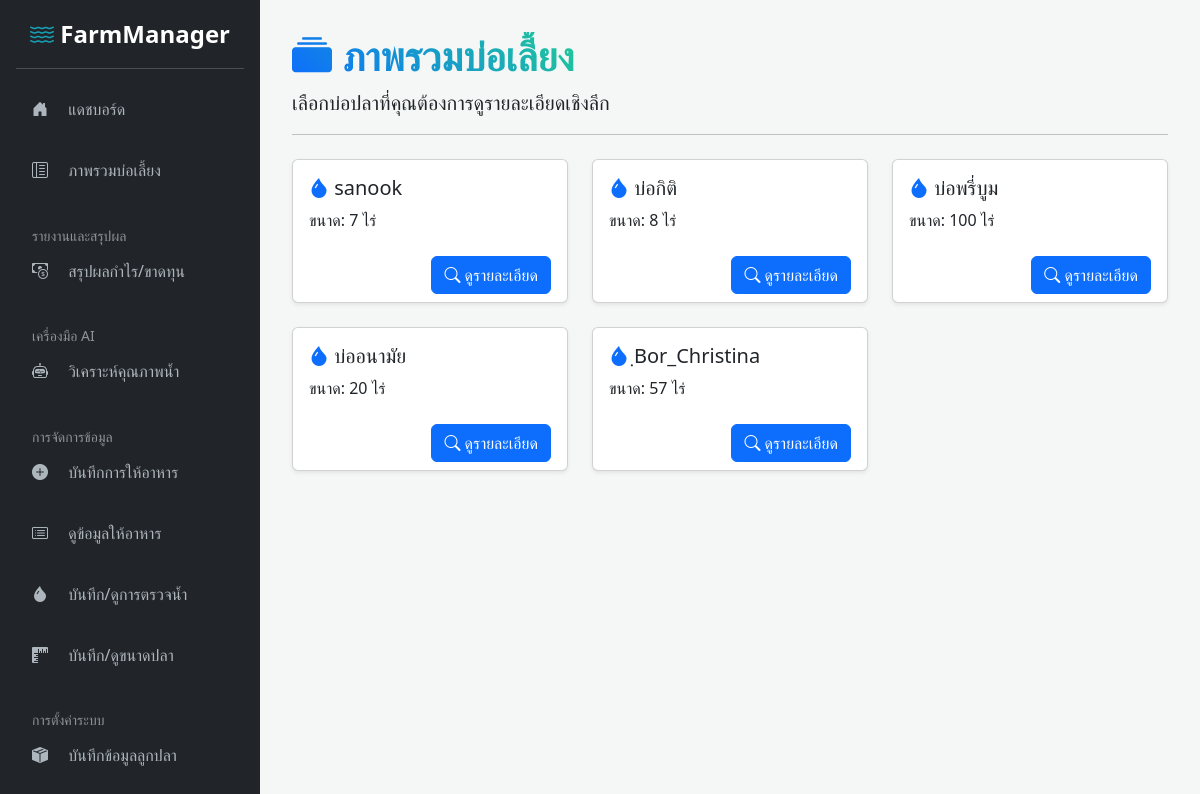
Page /view_ponds.php (signed in) on the earlier database version.
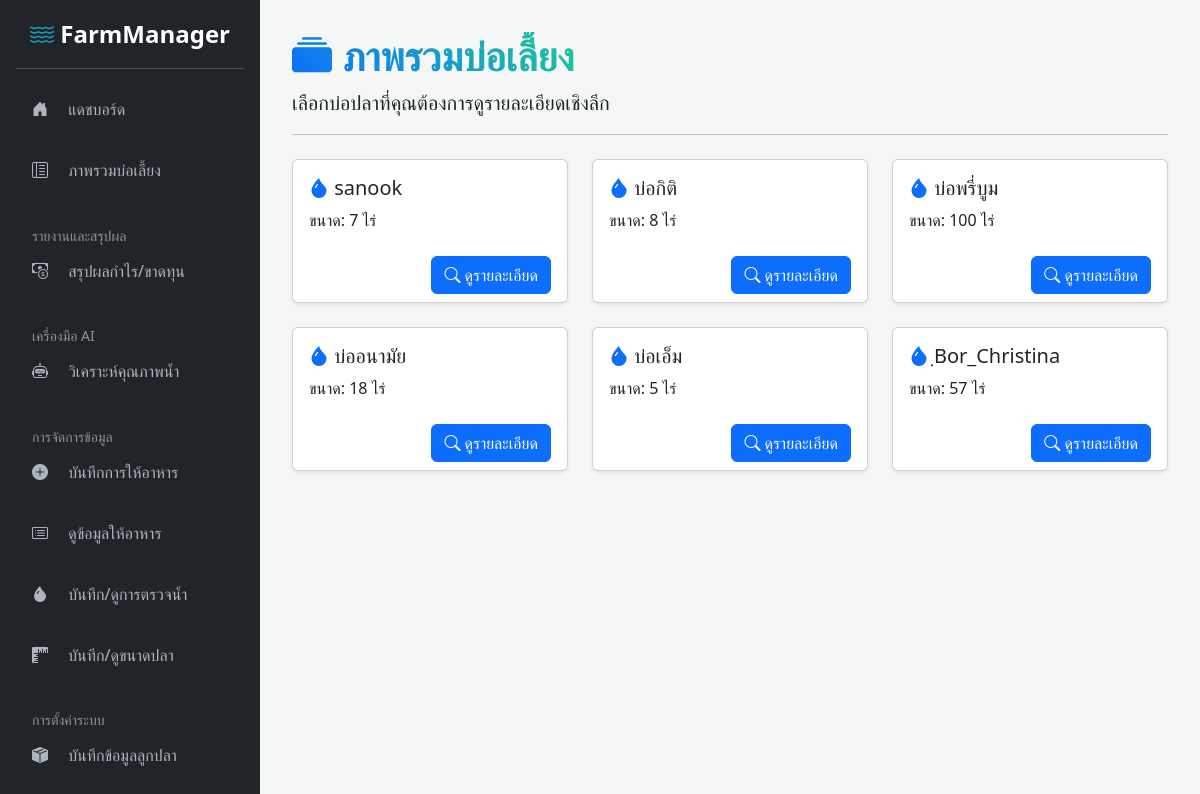
Same page on the later database version.
### tables this page shows
CREATE TABLE `ponds` (
  `id` int(11) NOT NULL,
  `name` varchar(100) NOT NULL,
  `size_rai` float NOT NULL
);

### view_ponds.php (the view, shortened to what this page needs)
<?php
include 'templates/sidebar_header.php';
$ponds_to_display = [];
if ($userRole === 'admin') {
    $stmt = $conn->query("SELECT * FROM ponds ORDER BY name ASC");
    $ponds_to_display = $stmt->fetchAll(PDO::FETCH_ASSOC);
}
?>
<h1 class="gradient-text fw-bolder"><i class="bi bi-collection-fill"></i> ภาพรวมบ่อเลี้ยง</h1>
<p class="lead">เลือกบ่อปลาที่คุณต้องการดูรายละเอียดเชิงลึก</p>
<hr class="mb-4">
<?php if (!empty($ponds_to_display)): ?>
    <div class="row row-cols-1 row-cols-md-2 row-cols-lg-3 g-4">
        <?php foreach ($ponds_to_display as $pond): ?>
            <div class="col">
                <div class="card h-100 shadow-sm">
                    <div class="card-body">
                        <h5 class="card-title"><i class="bi bi-droplet-fill text-primary"></i> <?= htmlspecialchars($pond['name']) ?></h5>
                        <p class="card-text">
                            ขนาด: <?= htmlspecialchars($pond['size_rai']) ?> ไร่
                        </p>
                    </div>
                    <div class="card-footer bg-transparent border-top-0 text-end">
                        <a href="pond_detail.php?id=<?= $pond['id'] ?>" class="btn btn-primary">
                            <i class="bi bi-search"></i> ดูรายละเอียด
                        </a>
                    </div>
                </div>
            </div>
        <?php endforeach; ?>
    </div>
<?php else: ?>
    <div class="alert alert-warning">
        ไม่พบบ่อปลาในความดูแลของคุณ
    </div>
<?php endif; ?>
<?php
include 'templates/sidebar_footer.php';
?>

Differences in the rows shown:
changed ponds "บ่ออนามัย": size_rai "20" → "18"
added ponds: name "บ่อเอ็ม", size_rai "5"
